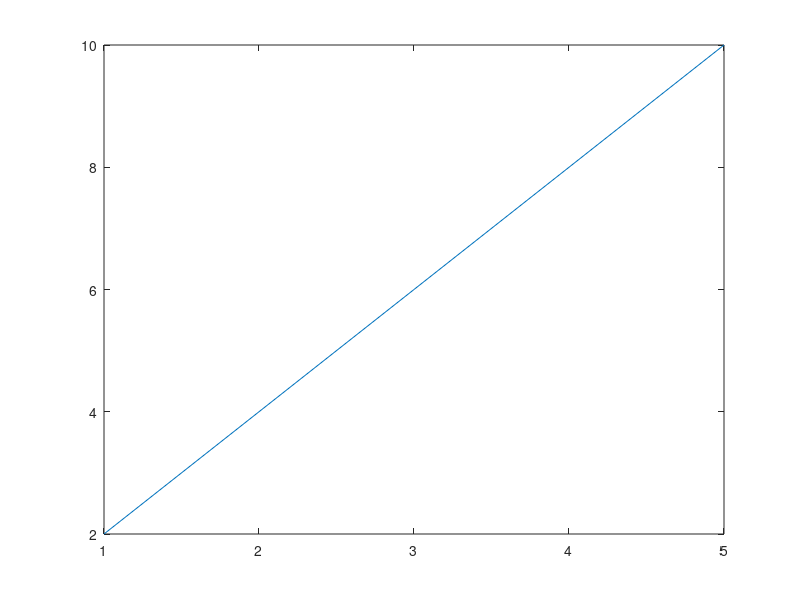

Reproduce this figure in MATLAB.
function helloworld

 disp('hello world')
 cont=1;
 for a=1:10
    fprintf(1,'Espero que funcione %d-%d\n',a,cont);
 end
 x=1:2:6;
 y=2*x;
 plot(x,y);
 
 